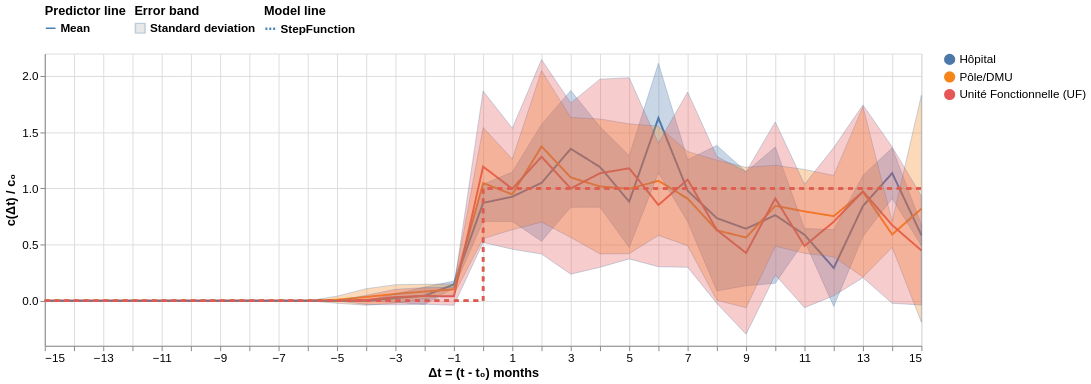

Express this chart as Vega-Lite.
### Vega-Lite specification from a JSON file in a GitHub repository (floating-point values rounded to 4 significant figures; data arrays with more than 128 entries replaced by an {"elided": "..."} marker saying what was removed)
{"config": {"view": {"continuousWidth": 300, "continuousHeight": 300}, "axis": {"labelFontSize": 12, "labelLimit": 500, "titleFontSize": 13}, "legend": {"labelFontSize": 12, "labelLimit": 500, "titleFontSize": 13}}, "layer": [{"mark": {"type": "line"}, "encoding": {"color": {"field": "value", "sort": {"field": "n_visit", "op": "sum", "order": "descending"}, "title": null, "type": "nominal"}, "opacity": {"condition": {"param": "param_29", "value": 1}, "value": 0.2}, "strokeDash": {"field": "legend_predictor", "legend": {"labelFontSize": 12, "labelFontStyle": "bold", "orient": "top", "symbolStrokeColor": "steelblue", "symbolType": "stroke"}, "title": "Predictor line", "type": "nominal"}, "x": {"field": "normalized_date", "scale": {"nice": false}, "title": "Δt = (t - t₀) months", "type": "quantitative"}, "y": {"aggregate": "mean", "axis": {"grid": true}, "field": "normalized_c", "title": "c(Δt) / c₀", "type": "quantitative"}}, "name": "view_27", "transform": [{"filter": "(datum.c_0 >= c_0_min.c_0_min)"}, {"filter": "(datum.t_0 <= t_0.t_0)"}, {"filter": "(datum.error <= error_max.error_max)"}, {"fold": ["care_site_level", "stay_type", "care_site_short_name"], "as": ["index", "value"]}, {"filter": {"param": "param_28"}}]}, {"mark": {"type": "errorband", "extent": "stdev"}, "encoding": {"color": {"field": "value", "sort": {"field": "n_visit", "op": "sum", "order": "descending"}, "title": null, "type": "nominal"}, "opacity": {"condition": {"param": "param_30", "value": 0.3}, "value": 0.05}, "stroke": {"field": "legend_error_band", "legend": {"labelFontSize": 12, "labelFontStyle": "bold", "orient": "top", "symbolType": "square"}, "title": "Error band", "type": "nominal"}, "x": {"field": "normalized_date", "scale": {"nice": false}, "title": "Δt = (t - t₀) months", "type": "quantitative"}, "y": {"aggregate": "mean", "axis": {"grid": true}, "field": "normalized_c", "title": "c(Δt) / c₀", "type": "quantitative"}}, "name": "view_28", "transform": [{"filter": "(datum.c_0 >= c_0_min.c_0_min)"}, {"filter": "(datum.t_0 <= t_0.t_0)"}, {"filter": "(datum.error <= error_max.error_max)"}, {"fold": ["care_site_level", "stay_type", "care_site_short_name"], "as": ["index", "value"]}, {"filter": {"param": "param_28"}}]}, {"mark": {"type": "line", "color": "black", "interpolate": "step-after", "strokeDash": [5, 5]}, "encoding": {"color": {"field": "value", "sort": {"field": "n_visit", "op": "sum", "order": "descending"}, "title": null, "type": "nominal"}, "opacity": {"condition": {"param": "param_31", "value": 1}, "value": 0.2}, "strokeWidth": {"field": "legend_model", "legend": {"labelFontSize": 12, "labelFontStyle": "bold", "orient": "top", "symbolDash": [2, 2], "symbolStrokeColor": "steelblue", "symbolType": "stroke"}, "title": "Model line"}, "x": {"field": "normalized_date", "scale": {"nice": false}, "title": "Δt = (t - t₀) months", "type": "quantitative"}, "y": {"field": "model", "type": "quantitative"}}, "name": "view_29", "transform": [{"filter": "(datum.c_0 >= c_0_min.c_0_min)"}, {"filter": "(datum.t_0 <= t_0.t_0)"}, {"filter": "(datum.error <= error_max.error_max)"}, {"fold": ["care_site_level", "stay_type", "care_site_short_name"], "as": ["index", "value"]}, {"filter": {"param": "param_28"}}]}], "data": {"name": "data-342078f49724e54eefb4416b731e2f5f"}, "height": 300, "params": [{"name": "param_29", "select": {"type": "point", "fields": ["value"]}, "bind": "legend", "views": ["view_27"]}, {"name": "param_30", "select": {"type": "point", "fields": ["value"]}, "bind": "legend", "views": ["view_28"]}, {"name": "param_31", "select": {"type": "point", "fields": ["value"]}, "bind": "legend", "views": ["view_29"]}, {"name": "param_28", "select": {"type": "point", "fields": ["index"]}, "bind": {"input": "radio", "options": ["care_site_level", "stay_type", "care_site_short_name"], "labels": ["Care site level", "Stay type", "Care site short name"], "name": "Group by: "}, "value": "care_site_level", "views": ["view_27"]}, {"name": "c_0_min", "select": {"type": "point", "fields": ["c_0_min"]}, "bind": {"input": "range", "max": 0.65, "min": 0, "name": "c₀ min: ", "step": 0.01}, "value": 0, "views": ["view_27"]}, {"name": "t_0", "select": {"type": "point", "fields": ["t_0"]}, "bind": {"input": "t_0", "name": "t₀ max: "}, "value": "2021-04", "views": ["view_27"]}, {"name": "error_max", "select": {"type": "point", "fields": ["error_max"]}, "bind": {"input": "range", "max": 0.13, "min": 0, "name": "error max: ", "step": 0.01}, "value": 0.13, "views": ["view_27"]}], "width": 900, "$schema": "https://vega.github.io/schema/vega-lite/v5.8.0.json", "datasets": {"data-342078f49724e54eefb4416b731e2f5f": {"elided": "1099 records"}}}
